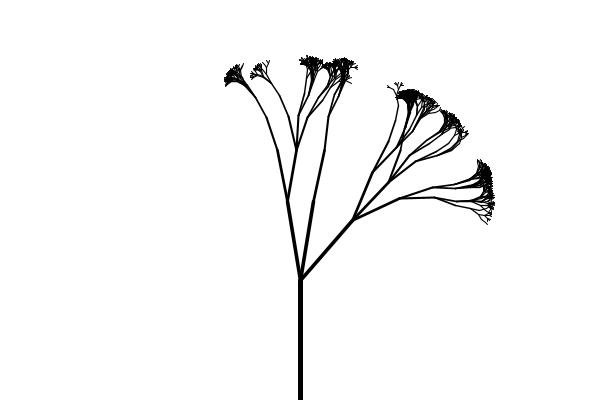
Frame 1 (no input)
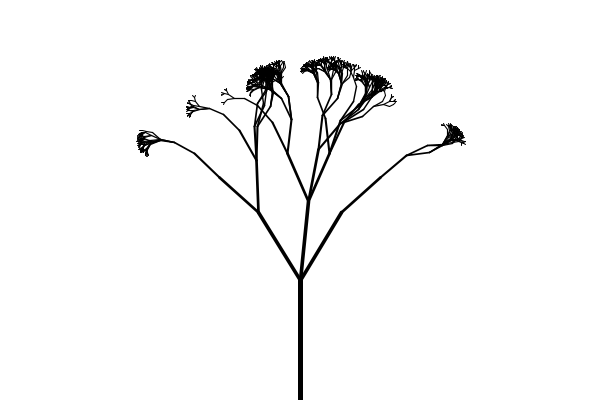
Frame 60 (the mouse pressed at the canvas centre just before this capture)
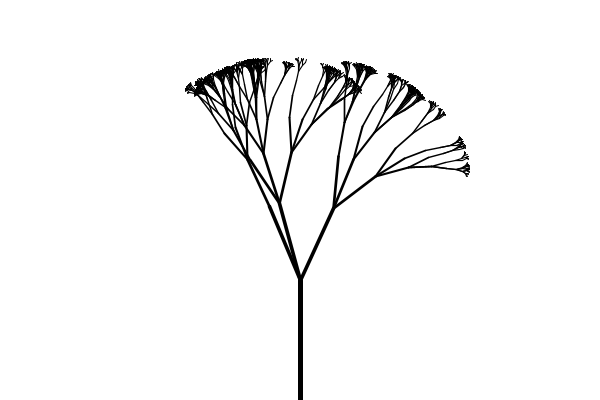
Frame 120 (the mouse held since frame 60 and released just before this capture)

The Processing sketch that drew these frames (run headless with seeded random() and noise(); from frame 60 on, the mouse is pressed at the canvas centre):

// Processing sketch: TreeStochasticNoise
// ── TreeStochasticNoise.pde
// Stochastic Tree with angles fluctuating with Perlin noise
// Daniel Shiffman <http://www.shiffman.net>
// Nature of Code, Chapter 8

// Perlin noise offset 
float yoff = 0;
// Random seed to control randomness while drawing the tree
int seed = 5;


void setup() {
  size(600, 400);
  smooth();
}

void draw() {
  background(255);
  text("Click mouse to generate a new tree", 10, height-20);

  stroke(0);
  // Start the tree from the bottom of the screen
  translate(width/2, height);
  // Move alogn through noise
  yoff += 0.005;
  randomSeed(seed);
  // Start the recursive branching!
  branch(120, 0);
}


void mousePressed() {
  // New tree starts with new noise offset and new random seed
  yoff = random(1000);
  seed = millis();
}


void branch(float h, float xoff) {
  // thickness of the branch is mapped to its length
  float sw = map(h, 2, 120, 1, 5);
  strokeWeight(sw);
  // Draw the branch
  line(0, 0, 0, -h);
  // Move along to end
  translate(0, -h);

  // Each branch will be 2/3rds the size of the previous one
  h *= 0.66f;
  
  // Move along through noise space
  xoff += 0.1;

  if (h > 2) {
    // Random number of branches
    int n = int(random(1, 4));
    for (int i = 0; i < n; i++) {
      
      // Here the angle is controlled by perlin noise
      // This is a totally arbitrary way to do it, try others!
      float theta = map(noise(xoff+i, yoff), 0, 1, -PI/2, PI/2);
      if (n%2==0) theta *= -1;
      
      pushMatrix();      // Save the current state of transformation (i.e. where are we now)
      rotate(theta);     // Rotate by theta
      branch(h, xoff);   // Ok, now call myself to branch again
      popMatrix();       // Whenever we get back here, we "pop" in order to restore the previous matrix state
    }
  }
}
